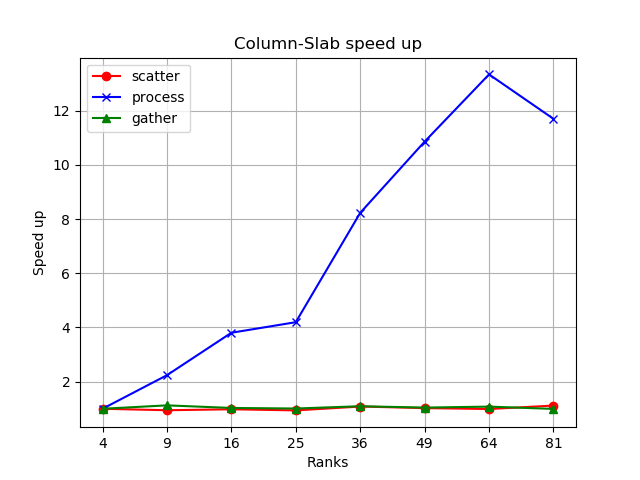

Recreate this plot in Python.
"""

E. Wes Bethel, Copyright (C) 2022

October 2022

Description: This code loads a .csv file and creates a 3-variable plot

Inputs: the named file "sample_data_3vars.csv"

Outputs: displays a chart with matplotlib

Dependencies: matplotlib, pandas modules

Assumptions: developed and tested using Python version 3.8.8 on macOS 11.6

"""

import pandas as pd
import matplotlib.pyplot as plt


fname = "col-slab.csv"
df = pd.read_csv(fname, comment="#")
print(df)

var_names = list(df.columns)

print("var names =", var_names)

# split the df into individual vars
# assumption: column order - 0=problem size, 1=blas time, 2=basic time

problem_sizes = df[var_names[0]].values.tolist()
code1_time = df[var_names[1]].values.tolist()
code2_time = df[var_names[2]].values.tolist()
code3_time = df[var_names[3]].values.tolist()

plt.title("Column-Slab speed up")

xlocs = [i for i in range(len(problem_sizes))]

plt.xticks(xlocs, problem_sizes)

# here, we are plotting the raw values read from the input .csv file, which
# we interpret as being "time" that maps directly to the y-axis.
#
# what if we want to plot MFLOPS instead? How do we compute MFLOPS from
# time and problem size? You may need to add some code here to compute
# MFLOPS, then modify the plt.plot() lines below to plot MFLOPS rather than time.

plt.plot(code1_time, "r-o")
plt.plot(code2_time, "b-x")
plt.plot(code3_time, "g-^")

#plt.xscale("log")
#plt.yscale("log")

plt.xlabel("Ranks")
plt.ylabel("Speed up")

varNames = [var_names[1], var_names[2], var_names[3]]
plt.legend(varNames, loc="best")

plt.grid(axis='both')

plt.show()

# EOF
